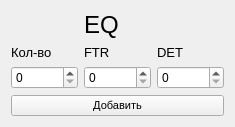
   <widget class="QWidget" name="gridLayoutWidget_5">
    <property name="geometry">
     <rect>
      <x>1100</x>
      <y>10</y>
      <width>181</width>
      <height>116</height>
     </rect>
    </property>
    <layout class="QGridLayout" name="gridLayout_8">
     <item row="1" column="1">
      <widget class="QLabel" name="label_37">
       <property name="font">
        <font>
         <pointsize>10</pointsize>
        </font>
       </property>
       <property name="text">
        <string>FTR</string>
       </property>
      </widget>
     </item>
     <item row="2" column="1">
      <widget class="QSpinBox" name="EQ_FTR">
       <property name="maximum">
        <number>9999999</number>
       </property>
       <property name="value">
        <number>0</number>
       </property>
      </widget>
     </item>
     <item row="0" column="1">
      <widget class="QLabel" name="label_36">
       <property name="font">
        <font>
         <pointsize>18</pointsize>
        </font>
       </property>
       <property name="text">
        <string>EQ</string>
       </property>
      </widget>
     </item>
     <item row="2" column="0">
      <widget class="QSpinBox" name="EQ_Amount">
       <property name="maximum">
        <number>9999999</number>
       </property>
       <property name="value">
        <number>0</number>
       </property>
      </widget>
     </item>
     <item row="1" column="2">
      <widget class="QLabel" name="label_38">
       <property name="font">
        <font>
         <pointsize>10</pointsize>
        </font>
       </property>
       <property name="text">
        <string>DET</string>
       </property>
      </widget>
     </item>
     <item row="1" column="0">
      <widget class="QLabel" name="label_43">
       <property name="font">
        <font>
         <pointsize>10</pointsize>
        </font>
       </property>
       <property name="text">
        <string>Кол-во</string>
       </property>
      </widget>
     </item>
     <item row="2" column="2">
      <widget class="QSpinBox" name="EQ_DET">
       <property name="maximum">
        <number>9999999</number>
       </property>
       <property name="value">
        <number>0</number>
       </property>
      </widget>
     </item>
     <item row="3" column="0" colspan="3">
      <widget class="QPushButton" name="pushButton_EQ">
       <property name="font">
        <font>
         <pointsize>8</pointsize>
        </font>
       </property>
       <property name="text">
        <string>Добавить</string>
       </property>
      </widget>
     </item>
    </layout>
   </widget>
